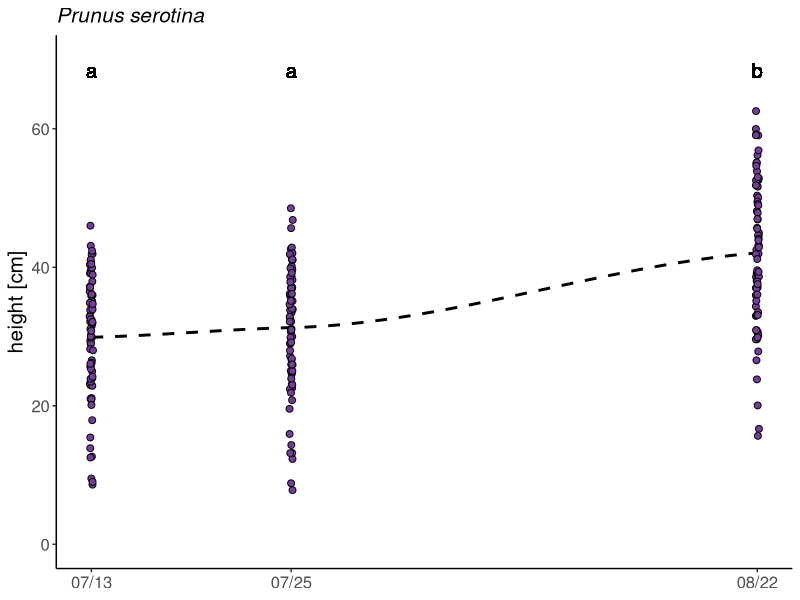
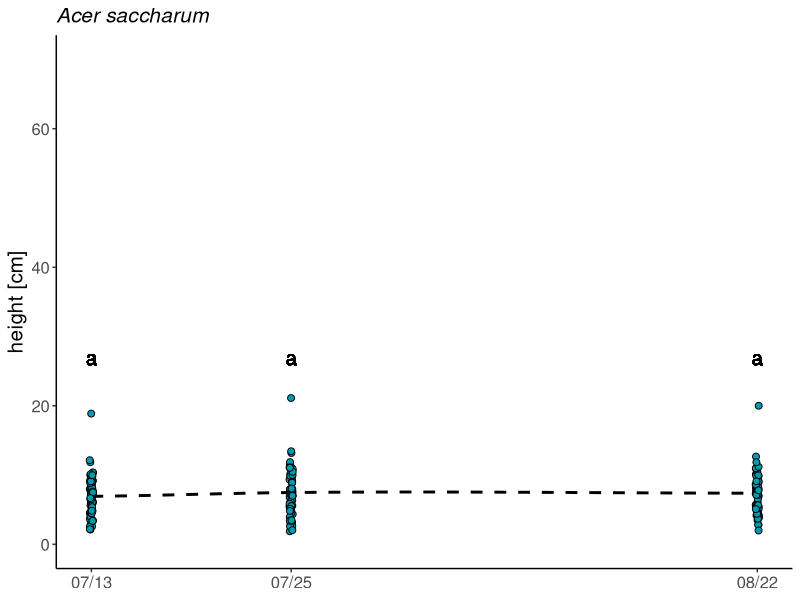
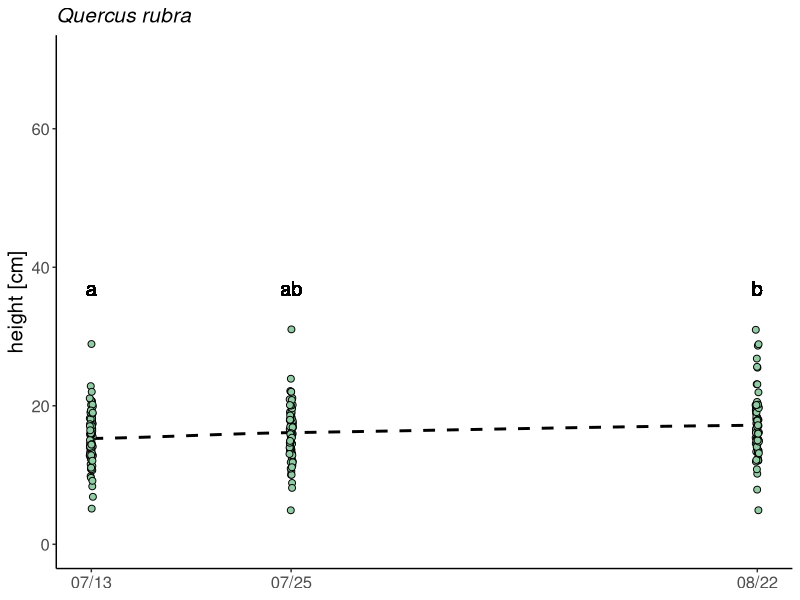
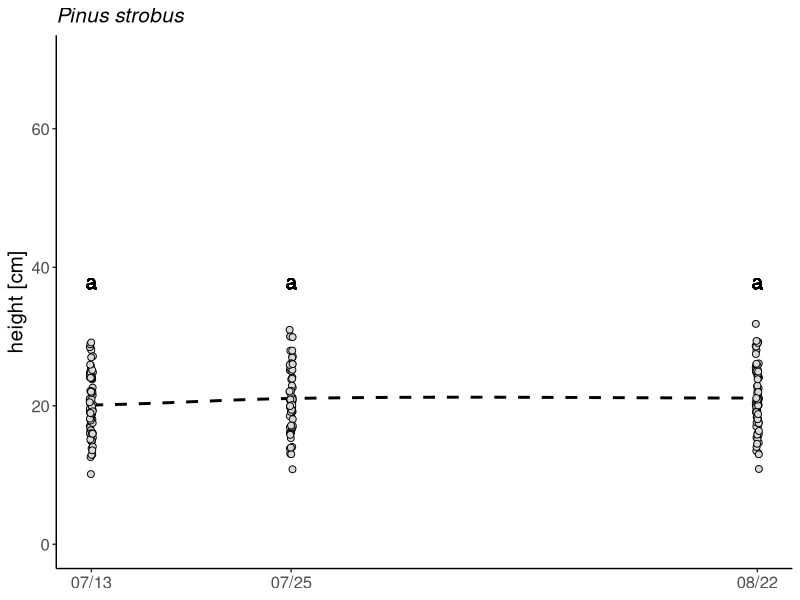
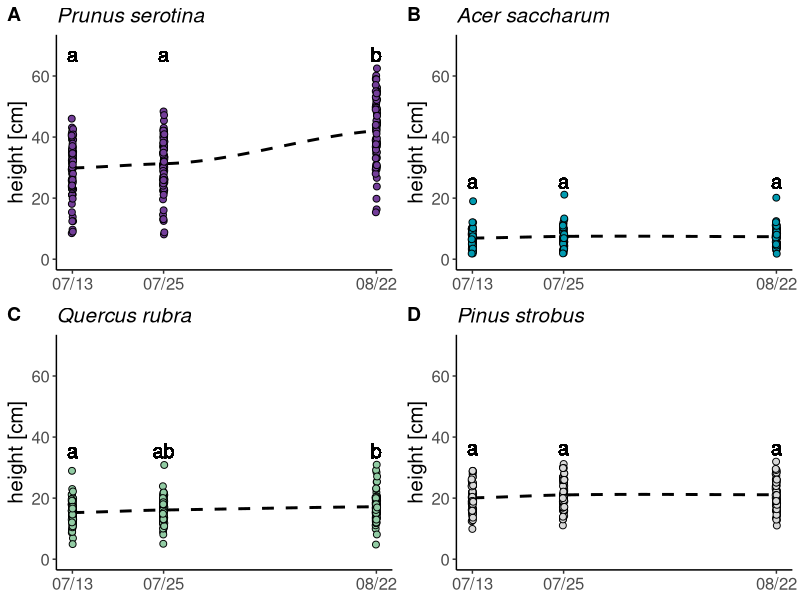
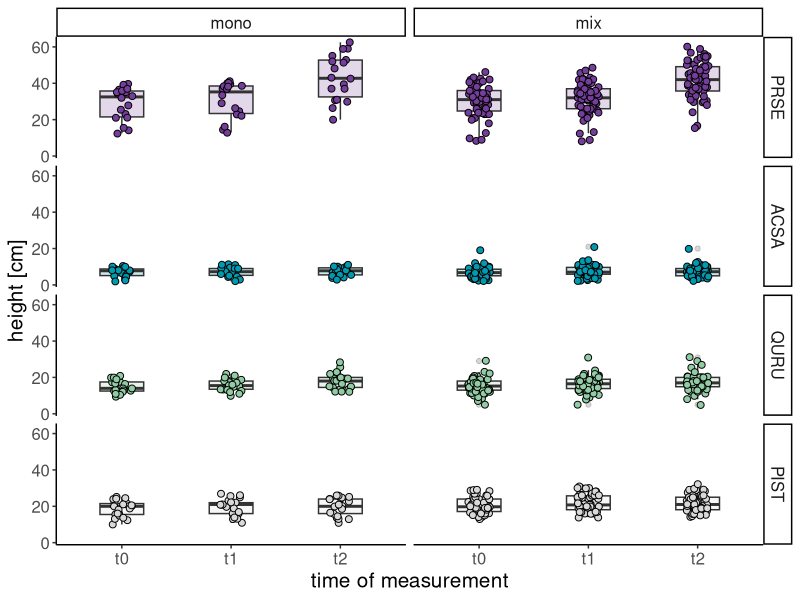
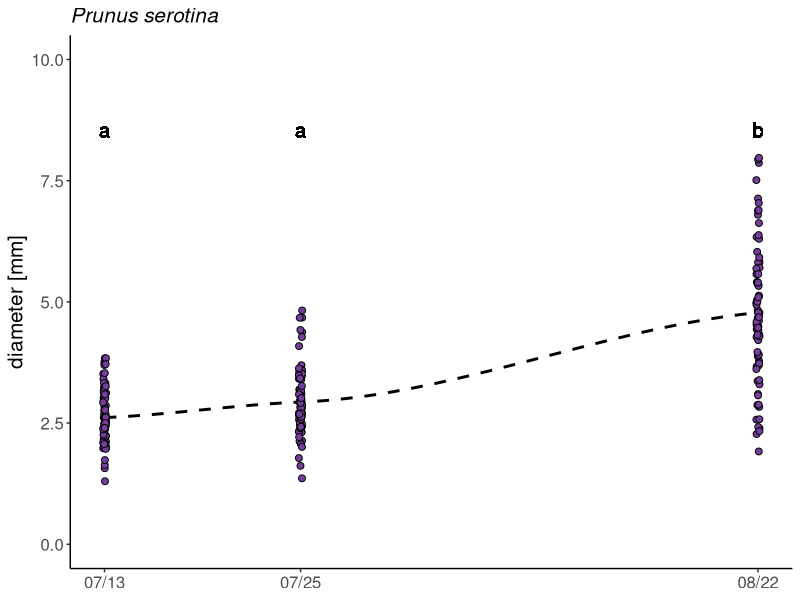
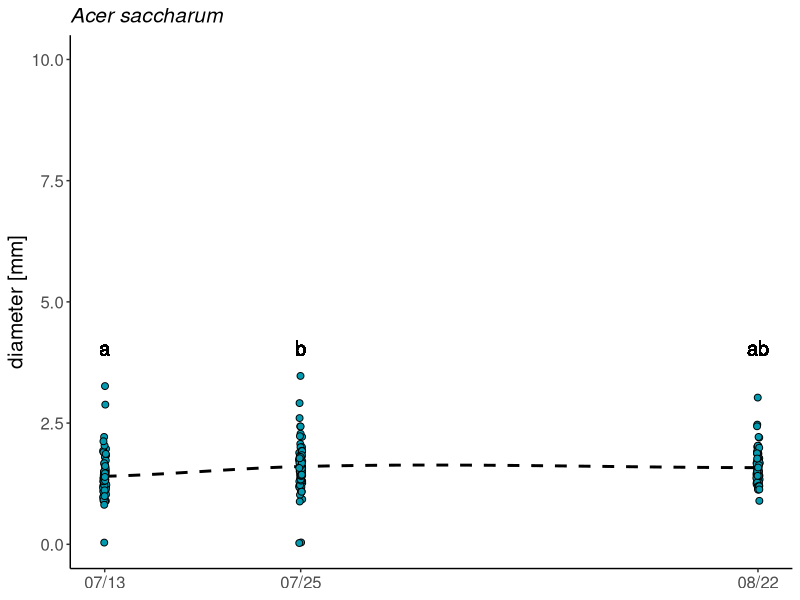

Reproduce these figures in R, in order.
## ---- chunk 1
knitr::opts_chunk$set(
  warning = FALSE,  # Suppress warnings
  message = FALSE,  # Suppress messages
  error = FALSE     # Suppress error messages
)
## ---- chunk 2
library(tidyverse)
library(ggpubr)
library(emmeans)
## ---- chunk 3
findoutlier <- function(x, na.rm = FALSE) {
  if (na.rm) {
    x <- na.omit(x)
  }
  return(x < quantile(x, .25, na.rm = TRUE) - 1.5 * IQR(x, na.rm = TRUE) |
         x > quantile(x, .75, na.rm = TRUE) + 1.5 * IQR(x, na.rm = TRUE))
}

MONO <- "#7A84B5"
MIX <- "#669157"

PRSE <- "#743E9A"
ACSA <- "#009BB1"
QURU <- "#92CCA4"
PIST <- "#D9D9D9"
## ---- chunk 4
data <- read.csv("rawdata_v1.csv", header=T)
data <- data %>% 
  select(pot:species, RCD_t0_mm, shoot_t0_cm, RCD_t1_mm, shoot_t1_cm, RCD_t2_mm, shoot_t2_cm) %>% 
  mutate(across(c(RCD_t0_mm:shoot_t2_cm), as.numeric)) %>% 
  mutate(across(c(pot:species), as.factor))
data$treatment <- factor(data$treatment, levels=c("mono","mix"))
data$role <- factor(data$role, levels=c("mono","dominant","subordinate"))
data$species <- factor(data$species, levels=c("PRSE","ACSA","QURU","PIST"))

dat <- data %>% 
  pivot_longer(cols=RCD_t0_mm:shoot_t2_cm,
               names_to="parameter",
               values_to="value")
## ---- chunk 5
df <- dat %>% 
  filter(parameter %in% c("shoot_t0_cm","shoot_t1_cm","shoot_t2_cm"))
df <- df %>%
  mutate(parameter_print=fct_recode(parameter,
                                    "t0"="shoot_t0_cm",
                                    "t1"="shoot_t1_cm",
                                    "t2"="shoot_t2_cm"))

df <- df %>% 
  mutate(date=ifelse(parameter_print=="t0","7/13/2024",
                     ifelse(parameter_print=="t1","7/25/2024","8/22/2024")),
         date=mdy(date))
## ---- chunk 6
m <- aov(value ~ parameter_print, df %>% filter(species=="PRSE"))
summary(m)
TukeyHSD(m) # 2 vs 0, 2 vs 1
m_means <- emmeans(m, pairwise~parameter_print, type="response", adjust="tukey")

A <- ggplot(df %>% filter(species=="PRSE"), aes(date, value, fill=species)) +
  theme_classic() +
  geom_smooth(alpha=0, color="black", linetype="dashed") +
  geom_jitter(size=2, width=0.1, shape=21) +
  #geom_text(aes(x=1, y=max(value)+7), label="a", vjust=1, size=5) +
  #geom_text(aes(x=2, y=max(value)+7), label="a", vjust=1, size=5) +
  #geom_text(aes(x=3, y=max(value)+7), label="b", vjust=1, size=5) +
  geom_text(aes(x = as.Date("2024-07-13"), y = max(value) + 7), label = "a", vjust = 1, size = 5) +
  geom_text(aes(x = as.Date("2024-07-25"), y = max(value) + 7), label = "a", vjust = 1, size = 5) +
  geom_text(aes(x = as.Date("2024-08-22"), y = max(value) + 7), label = "b", vjust = 1, size = 5) +
  scale_fill_manual(values=c("ACSA"=ACSA, "PRSE"=PRSE, "QURU"=QURU, "PIST"=PIST)) +
  scale_x_date(date_labels="%m/%d", breaks=as.Date(c("2024-07-13","2024-07-25","2024-08-22"))) +
  labs(subtitle="Prunus serotina", y="height [cm]") +
  ylim(0,70) +
  theme(legend.position="none",
        plot.subtitle=element_text(face="italic"),
        axis.title.x=element_blank(),
        text=element_text(size=15))
A
## ---- chunk 7
m <- aov(value ~ parameter_print, df %>% filter(species=="ACSA"))
summary(m)
m_means <- emmeans(m, pairwise~parameter_print, type="response", adjust="tukey")

B <- ggplot(df %>% filter(species=="ACSA"), aes(date, value, fill=species)) +
  theme_classic() +
  geom_smooth(alpha=0, color="black", linetype="dashed") +
  geom_jitter(size=2, width=0.1, shape=21) +
  #geom_text(aes(x=1, y=max(value)+7), label="a", vjust=1, size=5) +
  #geom_text(aes(x=2, y=max(value)+7), label="a", vjust=1, size=5) +
  #geom_text(aes(x=3, y=max(value)+7), label="a", vjust=1, size=5) +
  geom_text(aes(x = as.Date("2024-07-13"), y = max(value) + 7), label = "a", vjust = 1, size = 5) +
  geom_text(aes(x = as.Date("2024-07-25"), y = max(value) + 7), label = "a", vjust = 1, size = 5) +
  geom_text(aes(x = as.Date("2024-08-22"), y = max(value) + 7), label = "a", vjust = 1, size = 5) +
  scale_fill_manual(values=c("ACSA"=ACSA, "PRSE"=PRSE, "QURU"=QURU, "PIST"=PIST)) +
  scale_x_date(date_labels="%m/%d", breaks=as.Date(c("2024-07-13","2024-07-25","2024-08-22"))) +
  labs(subtitle="Acer saccharum", y="height [cm]") +
  ylim(0,70) +
  theme(legend.position="none",
        plot.subtitle=element_text(face="italic"),
        axis.title.x=element_blank(),
        text=element_text(size=15))
B
## ---- chunk 8
m <- aov(value ~ parameter_print, df %>% filter(species=="QURU"))
summary(m)
TukeyHSD(m) # 2 vs 0
m_means <- emmeans(m, pairwise~parameter_print, type="response", adjust="tukey")

C <- ggplot(df %>% filter(species=="QURU"), aes(date, value, fill=species)) +
  theme_classic() +
  geom_smooth(alpha=0, color="black", linetype="dashed") +
  geom_jitter(size=2, width=0.1, shape=21) +
  #geom_text(aes(x=1, y=max(value)+7), label="a", vjust=1, size=5) +
  #geom_text(aes(x=2, y=max(value)+7), label="ab", vjust=1, size=5) +
  #geom_text(aes(x=3, y=max(value)+7), label="b", vjust=1, size=5) +
  geom_text(aes(x = as.Date("2024-07-13"), y = max(value) + 7), label = "a", vjust = 1, size = 5) +
  geom_text(aes(x = as.Date("2024-07-25"), y = max(value) + 7), label = "ab", vjust = 1, size = 5) +
  geom_text(aes(x = as.Date("2024-08-22"), y = max(value) + 7), label = "b", vjust = 1, size = 5) +
  scale_fill_manual(values=c("ACSA"=ACSA, "PRSE"=PRSE, "QURU"=QURU, "PIST"=PIST)) +
  scale_x_date(date_labels="%m/%d", breaks=as.Date(c("2024-07-13","2024-07-25","2024-08-22"))) +
  labs(subtitle="Quercus rubra", y="height [cm]") +
  ylim(0,70) +
  theme(legend.position="none",
        plot.subtitle=element_text(face="italic"),
        axis.title.x=element_blank(),
        text=element_text(size=15))
C
## ---- chunk 9
m <- aov(value ~ parameter_print, df %>% filter(species=="PIST"))
summary(m)
m_means <- emmeans(m, pairwise~parameter_print, type="response", adjust="tukey")

D <- ggplot(df %>% filter(species=="PIST"), aes(date, value, fill=species)) +
  theme_classic() +
  geom_smooth(alpha=0, color="black", linetype="dashed") +
  geom_jitter(size=2, width=0.1, shape=21) +
  #geom_text(aes(x=1, y=max(value)+7), label="a", vjust=1, size=5) +
  #geom_text(aes(x=2, y=max(value)+7), label="a", vjust=1, size=5) +
  #geom_text(aes(x=3, y=max(value)+7), label="a", vjust=1, size=5) +
  geom_text(aes(x = as.Date("2024-07-13"), y = max(value) + 7), label = "a", vjust = 1, size = 5) +
  geom_text(aes(x = as.Date("2024-07-25"), y = max(value) + 7), label = "a", vjust = 1, size = 5) +
  geom_text(aes(x = as.Date("2024-08-22"), y = max(value) + 7), label = "a", vjust = 1, size = 5) +
  scale_fill_manual(values=c("ACSA"=ACSA, "PRSE"=PRSE, "QURU"=QURU, "PIST"=PIST)) +
  scale_x_date(date_labels="%m/%d", breaks=as.Date(c("2024-07-13","2024-07-25","2024-08-22"))) +
  labs(subtitle="Pinus strobus", y="height [cm]") +
  ylim(0,70) +
  theme(legend.position="none",
        plot.subtitle=element_text(face="italic"),
        axis.title.x=element_blank(),
        text=element_text(size=15))
D
## ---- chunk 10
ggarrange(A, B, C, D,
          ncol=2, nrow=2, align="hv",
          labels="AUTO")
## ---- chunk 11
df <- dat %>% 
  filter(parameter=="shoot_t2_cm")
df <- df %>%
  mutate(parameter_print=fct_recode(parameter, "t2"="shoot_t2_cm"))
## ---- chunk 12
m <- aov(value ~ treatment, df %>% filter(species=="PRSE"))
summary(m)

m <- aov(value ~ treatment, df %>% filter(species=="ACSA"))
summary(m)

m <- aov(value ~ treatment, df %>% filter(species=="QURU"))
summary(m)

m <- aov(value ~ treatment, df %>% filter(species=="PIST"))
summary(m)
## ---- chunk 13
df <- dat %>% 
  filter(parameter %in% c("shoot_t0_cm","shoot_t1_cm","shoot_t2_cm"))
df <- df %>%
  mutate(parameter_print=fct_recode(parameter,
                                    "t0"="shoot_t0_cm",
                                    "t1"="shoot_t1_cm",
                                    "t2"="shoot_t2_cm"))

ggplot(df, aes(parameter_print, value, fill=species)) +
  theme_classic() + facet_grid(species~treatment) +
  geom_boxplot(width=0.4, alpha=0.2) +
  geom_jitter(size=2, width=0.1, shape=21) +
  scale_fill_manual(values=c("ACSA"=ACSA, "PRSE"=PRSE, "QURU"=QURU, "PIST"=PIST)) +
  labs(x="time of measurement", y="height [cm]") +
  theme(legend.position="none",
        text=element_text(size=15))
## ---- chunk 14
df <- dat %>% 
  filter(parameter %in% c("RCD_t0_mm","RCD_t1_mm","RCD_t2_mm"))
df <- df %>%
  mutate(parameter_print=fct_recode(parameter,
                                    "t0"="RCD_t0_mm",
                                    "t1"="RCD_t1_mm",
                                    "t2"="RCD_t2_mm"))

df <- df %>% 
  mutate(date=ifelse(parameter_print=="t0","7/13/2024",
                     ifelse(parameter_print=="t1","7/25/2024","8/22/2024")),
         date=mdy(date))
## ---- chunk 15
m <- aov(value ~ parameter_print, df %>% filter(species=="PRSE"))
summary(m)
TukeyHSD(m) # 2 vs 0, 2 vs 1
m_means <- emmeans(m, pairwise~parameter_print, type="response", adjust="tukey")

A <- ggplot(df %>% filter(species=="PRSE"), aes(date, value, fill=species)) +
  theme_classic() +
  geom_smooth(alpha=0, color="black", linetype="dashed") +
  geom_jitter(size=2, width=0.1, shape=21) +
  #geom_text(aes(x=1, y=max(value)+7), label="a", vjust=1, size=5) +
  #geom_text(aes(x=2, y=max(value)+7), label="a", vjust=1, size=5) +
  #geom_text(aes(x=3, y=max(value)+7), label="b", vjust=1, size=5) +
  geom_text(aes(x = as.Date("2024-07-13"), y = max(value) + 0.7), label = "a", vjust = 1, size = 5) +
  geom_text(aes(x = as.Date("2024-07-25"), y = max(value) + 0.7), label = "a", vjust = 1, size = 5) +
  geom_text(aes(x = as.Date("2024-08-22"), y = max(value) + 0.7), label = "b", vjust = 1, size = 5) +
  scale_fill_manual(values=c("ACSA"=ACSA, "PRSE"=PRSE, "QURU"=QURU, "PIST"=PIST)) +
  scale_x_date(date_labels="%m/%d", breaks=as.Date(c("2024-07-13","2024-07-25","2024-08-22"))) +
  labs(subtitle="Prunus serotina", y="diameter [mm]") +
  ylim(0,10) +
  theme(legend.position="none",
        plot.subtitle=element_text(face="italic"),
        axis.title.x=element_blank(),
        text=element_text(size=15))
A
## ---- chunk 16
m <- aov(value ~ parameter_print, df %>% filter(species=="ACSA"))
summary(m)
TukeyHSD(m) # 1 vs 0
m_means <- emmeans(m, pairwise~parameter_print, type="response", adjust="tukey")

B <- ggplot(df %>% filter(species=="ACSA"), aes(date, value, fill=species)) +
  theme_classic() +
  geom_smooth(alpha=0, color="black", linetype="dashed") +
  geom_jitter(size=2, width=0.1, shape=21) +
  #geom_text(aes(x=1, y=max(value)+7), label="a", vjust=1, size=5) +
  #geom_text(aes(x=2, y=max(value)+7), label="b", vjust=1, size=5) +
  #geom_text(aes(x=3, y=max(value)+7), label="ab", vjust=1, size=5) +
  geom_text(aes(x = as.Date("2024-07-13"), y = max(value) + 0.7), label = "a", vjust = 1, size = 5) +
  geom_text(aes(x = as.Date("2024-07-25"), y = max(value) + 0.7), label = "b", vjust = 1, size = 5) +
  geom_text(aes(x = as.Date("2024-08-22"), y = max(value) + 0.7), label = "ab", vjust = 1, size = 5) +
  scale_fill_manual(values=c("ACSA"=ACSA, "PRSE"=PRSE, "QURU"=QURU, "PIST"=PIST)) +
  scale_x_date(date_labels="%m/%d", breaks=as.Date(c("2024-07-13","2024-07-25","2024-08-22"))) +
  labs(subtitle="Acer saccharum", y="diameter [mm]") +
  ylim(0,10) +
  theme(legend.position="none",
        plot.subtitle=element_text(face="italic"),
        axis.title.x=element_blank(),
        text=element_text(size=15))
B
## ---- chunk 17
m <- aov(value ~ parameter_print, df %>% filter(species=="QURU"))
summary(m)
TukeyHSD(m) # 2 vs 0, 2 vs 1
m_means <- emmeans(m, pairwise~parameter_print, type="response", adjust="tukey")

C <- ggplot(df %>% filter(species=="QURU"), aes(date, value, fill=species)) +
  theme_classic() +
  geom_smooth(alpha=0, color="black", linetype="dashed") +
  geom_jitter(size=2, width=0.1, shape=21) +
  #geom_text(aes(x=1, y=max(value)+7), label="a", vjust=1, size=5) +
  #geom_text(aes(x=2, y=max(value)+7), label="a", vjust=1, size=5) +
  #geom_text(aes(x=3, y=max(value)+7), label="b", vjust=1, size=5) +
  geom_text(aes(x = as.Date("2024-07-13"), y = max(value) + 0.7), label = "a", vjust = 1, size = 5) +
  geom_text(aes(x = as.Date("2024-07-25"), y = max(value) + 0.7), label = "a", vjust = 1, size = 5) +
  geom_text(aes(x = as.Date("2024-08-22"), y = max(value) + 0.7), label = "b", vjust = 1, size = 5) +
  scale_fill_manual(values=c("ACSA"=ACSA, "PRSE"=PRSE, "QURU"=QURU, "PIST"=PIST)) +
  scale_x_date(date_labels="%m/%d", breaks=as.Date(c("2024-07-13","2024-07-25","2024-08-22"))) +
  labs(subtitle="Quercus rubra", y="diameter [mm]") +
  ylim(0,10) +
  theme(legend.position="none",
        plot.subtitle=element_text(face="italic"),
        axis.title.x=element_blank(),
        text=element_text(size=15))
C
## ---- chunk 18
m <- aov(value ~ parameter_print, df %>% filter(species=="PIST"))
summary(m)
TukeyHSD(m) # 2 vs 0, 2 vs 1
m_means <- emmeans(m, pairwise~parameter_print, type="response", adjust="tukey")

D <- ggplot(df %>% filter(species=="PIST"), aes(date, value, fill=species)) +
  theme_classic() +
  geom_smooth(alpha=0, color="black", linetype="dashed") +
  geom_jitter(size=2, width=0.1, shape=21) +
  #geom_text(aes(x=1, y=max(value)+7), label="a", vjust=1, size=5) +
  #geom_text(aes(x=2, y=max(value)+7), label="a", vjust=1, size=5) +
  #geom_text(aes(x=3, y=max(value)+7), label="b", vjust=1, size=5) +
  geom_text(aes(x = as.Date("2024-07-13"), y = max(value) + 0.7), label = "a", vjust = 1, size = 5) +
  geom_text(aes(x = as.Date("2024-07-25"), y = max(value) + 0.7), label = "a", vjust = 1, size = 5) +
  geom_text(aes(x = as.Date("2024-08-22"), y = max(value) + 0.7), label = "b", vjust = 1, size = 5) +
  scale_fill_manual(values=c("ACSA"=ACSA, "PRSE"=PRSE, "QURU"=QURU, "PIST"=PIST)) +
  scale_x_date(date_labels="%m/%d", breaks=as.Date(c("2024-07-13","2024-07-25","2024-08-22"))) +
  labs(subtitle="Pinus strobus", y="diameter [mm]") +
  ylim(0,10) +
  theme(legend.position="none",
        plot.subtitle=element_text(face="italic"),
        axis.title.x=element_blank(),
        text=element_text(size=15))
D
## ---- chunk 19
ggarrange(A, B, C, D,
          ncol=2, nrow=2, align="hv",
          labels="AUTO")
## ---- chunk 20
df <- dat %>% 
  filter(parameter=="RCD_t2_mm")

m <- aov(value ~ treatment, df %>% filter(species=="PRSE"))
summary(m)

m <- aov(value ~ treatment, df %>% filter(species=="ACSA"))
summary(m)

m <- aov(value ~ treatment, df %>% filter(species=="QURU"))
summary(m)

m <- aov(value ~ treatment, df %>% filter(species=="PIST"))
summary(m)
## ---- chunk 21
df <- dat %>% 
  filter(parameter %in% c("RCD_t0_mm","RCD_t1_mm","RCD_t2_mm"))
df <- df %>%
  mutate(parameter_print=fct_recode(parameter,
                                    "t0"="RCD_t0_mm",
                                    "t1"="RCD_t1_mm",
                                    "t2"="RCD_t2_mm"))

ggplot(df, aes(parameter_print, value, fill=species)) +
  theme_classic() + facet_grid(species~treatment) +
  geom_boxplot(width=0.4, alpha=0.2) +
  geom_jitter(size=2, width=0.1, shape=21) +
  scale_fill_manual(values=c("ACSA"=ACSA, "PRSE"=PRSE, "QURU"=QURU, "PIST"=PIST)) +
  labs(x="time of measurement", y="diameter [mm]") +
  theme(legend.position="none",
        text=element_text(size=15))
## ---- chunk 22
df <- dat %>% 
  filter(parameter %in% c("RCD_t0_mm","RCD_t1_mm","RCD_t2_mm"))
df <- df %>%
  mutate(parameter_print=fct_recode(parameter,
                                    "t0"="RCD_t0_mm",
                                    "t1"="RCD_t1_mm",
                                    "t2"="RCD_t2_mm"))
## ---- chunk 23
ggplot(df %>% filter(species=="PRSE"), aes(parameter_print, value, fill=species)) +
  theme_classic() + facet_wrap("role") +
  geom_boxplot(width=0.4, alpha=0.2) +
  geom_jitter(size=2, width=0.1, shape=21) +
  scale_fill_manual(values=c("ACSA"=ACSA, "PRSE"=PRSE, "QURU"=QURU, "PIST"=PIST)) +
  labs(x="time of measurement", y="diameter [mm]") +
  theme(legend.position="none",
        text=element_text(size=15))

m <- aov(value ~ role, df %>% filter(species=="PRSE" & parameter_print=="t2"))
summary(m)
## ---- chunk 24
ggplot(df %>% filter(species=="ACSA"), aes(parameter_print, value, fill=species)) +
  theme_classic() + facet_wrap("role") +
  geom_boxplot(width=0.4, alpha=0.2) +
  geom_jitter(size=2, width=0.1, shape=21) +
  scale_fill_manual(values=c("ACSA"=ACSA, "PRSE"=PRSE, "QURU"=QURU, "PIST"=PIST)) +
  labs(x="time of measurement", y="diameter [mm]") +
  theme(legend.position="none",
        text=element_text(size=15))

m <- aov(value ~ role, df %>% filter(species=="ACSA" & parameter_print=="t2"))
summary(m)
## ---- chunk 25
ggplot(df %>% filter(species=="QURU"), aes(parameter_print, value, fill=species)) +
  theme_classic() + facet_wrap("role") +
  geom_boxplot(width=0.4, alpha=0.2) +
  geom_jitter(size=2, width=0.1, shape=21) +
  scale_fill_manual(values=c("ACSA"=ACSA, "PRSE"=PRSE, "QURU"=QURU, "PIST"=PIST)) +
  labs(x="time of measurement", y="diameter [mm]") +
  theme(legend.position="none",
        text=element_text(size=15))

m <- aov(value ~ role, df %>% filter(species=="QURU" & parameter_print=="t2"))
summary(m)
## ---- chunk 26
ggplot(df %>% filter(species=="PIST"), aes(parameter_print, value, fill=species)) +
  theme_classic() + facet_wrap("role") +
  geom_boxplot(width=0.4, alpha=0.2) +
  geom_jitter(size=2, width=0.1, shape=21) +
  scale_fill_manual(values=c("ACSA"=ACSA, "PRSE"=PRSE, "QURU"=QURU, "PIST"=PIST)) +
  labs(x="time of measurement", y="diameter [mm]") +
  theme(legend.position="none",
        text=element_text(size=15))

m <- aov(value ~ role, df %>% filter(species=="PIST" & parameter_print=="t2"))
summary(m)
